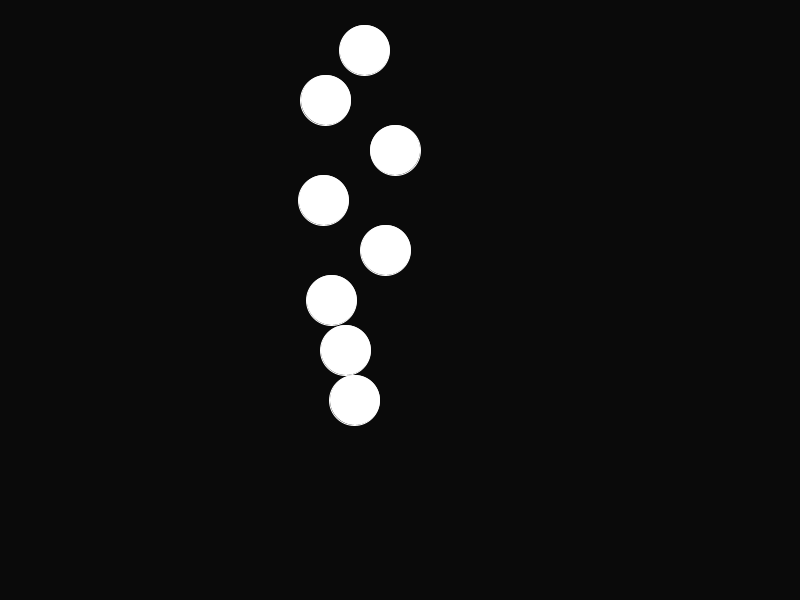
Frame 1 (no input)
Frame 60 (the mouse pressed at the canvas centre just before this capture): identical to frame 1, image omitted
Frame 120 (the mouse held since frame 60 and released just before this capture): identical to frame 1, image omitted

The Processing sketch that drew this single still picture (run headless with seeded random() and noise(); from frame 60 on, the mouse is pressed at the canvas centre):

// Processing sketch: pipefixing
// ── pipefixing.pde
int nur;
int counter=1;
ArrayList object;
public int sumOfPoints;
void setup() {
  size(800, 600);
  object = new ArrayList();
  for (float x=350;x<400;x+=50) {
    for (float y=50;y<450;y+=50) {
      object.add(new spots(x+random(-50, 50), y, 50, counter++));
      sumOfPoints+=counter;
    }
  }
  sumOfPoints-=counter;
  println(sumOfPoints);
}


void draw() {
  background(10);
  for (int i =0;i<object.size(); i++) {
    spots objectal = (spots) object.get(i);
    objectal.display();
    objectal.checkTouch();
  }
}
/*
void spot(float x, float y, float s, int nr) {
 int counter=0;
 ellipseMode(CENTER);
 ellipse(x, y, s, s);
 if (mousePressed&&dist(x, y, mouseX, mouseY)<30) {
 println(nr);
 }
 }
 */

// ── objects.pde
class spots {
  float _x, _y, _s;
  public int id;
  spots(float x, float y, int s, int id) {
    _x=x;
    _y=y;
    _s=s;
    this.id=id;
  }

  void display() {
    stroke(255);
    fill(255);
    ellipse(_x, _y, _s, _s);
  }
  int sum=0;
  int pid=0;
  boolean added=false;
  void checkTouch() {
    if (mousePressed) {
      if (mousePressed&&dist(_x, _y, mouseX, mouseY)<_s/2) {

        if (pid!=id) added=false;

        if (added==false) {
          sum+=id;
          pid=id;
          added=true;
        }
        else {
          sum+=0;
        }
        print("pid = "+pid);
        print(" id = "+id);
        println(" sum = "+sum);
      }
    }
    else {
      pid=0;
      sum=0;
    }
  }
}
